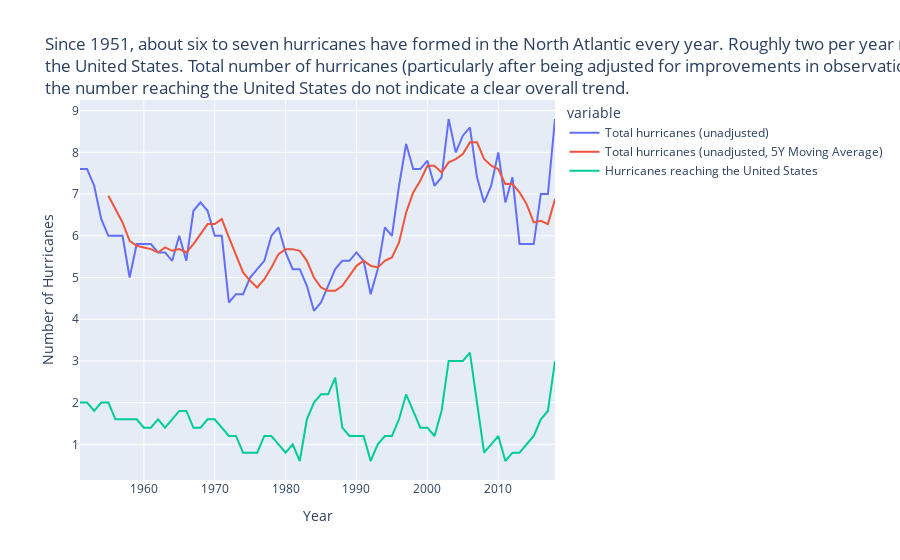

Here is the notebook cell this chart was saved with:
### Markdown cell above
## Tropical Cyclone Activity

This indicator examines the frequency of hurricanes and other tropical storms in the Atlantic Ocean, Caribbean, and Gulf of Mexico.

### Code cell
px.line(merged_df, x='Year', y=['Total hurricanes (unadjusted)', 'Total hurricanes (unadjusted, 5Y Moving Average)', 'Hurricanes reaching the United States'], 
        labels={'Year':'Year', 'value':'Number of Hurricanes'}, 
        title='''
Since 1951, about six to seven hurricanes have formed in the North Atlantic every year. Roughly two per year make landfall in 
<br>the United States. Total number of hurricanes (particularly after being adjusted for improvements in observation methods) and
<br>the number reaching the United States do not indicate a clear overall trend.
        ''')

### Figure 1 — Plotly figure (JSON) as saved in the notebook; plotly's stock layout.template omitted (floating-point values rounded to 4 significant figures)
{"data": [{"hovertemplate": "variable=Total hurricanes (unadjusted)<br>Year=%{x}<br>Number of Hurricanes=%{y}<extra></extra>", "legendgroup": "Total hurricanes (unadjusted)", "line": {"color": "#636efa", "dash": "solid"}, "marker": {"symbol": "circle"}, "mode": "lines", "name": "Total hurricanes (unadjusted)", "orientation": "v", "showlegend": true, "type": "scatter", "x": [1951, 1952, 1953, 1954, 1955, 1956, 1957, 1958, 1959, 1960, 1961, 1962, 1963, 1964, 1965, 1966, 1967, 1968, 1969, 1970, 1971, 1972, 1973, 1974, 1975, 1976, 1977, 1978, 1979, 1980, 1981, 1982, 1983, 1984, 1985, 1986, 1987, 1988, 1989, 1990, 1991, 1992, 1993, 1994, 1995, 1996, 1997, 1998, 1999, 2000, 2001, 2002, 2003, 2004, 2005, 2006, 2007, 2008, 2009, 2010, 2011, 2012, 2013, 2014, 2015, 2016, 2017, 2018], "xaxis": "x", "y": [7.6, 7.6, 7.2, 6.4, 6, 6, 6, 5, 5.8, 5.8, 5.8, 5.6, 5.6, 5.4, 6, 5.4, 6.6, 6.8, 6.6, 6, 6, 4.4, 4.6, 4.6, 5, 5.2, 5.4, 6, 6.2, 5.6, 5.2, 5.2, 4.8, 4.2, 4.4, 4.8, 5.2, 5.4, 5.4, 5.6, 5.4, 4.6, 5.2, 6.2, 6, 7.2, 8.2, 7.6, 7.6, 7.8, 7.2, 7.4, 8.8, 8, 8.4, 8.6, 7.4, 6.8, 7.2, 8, 6.8, 7.4, 5.8, 5.8, 5.8, 7, 7, 8.8], "yaxis": "y"}, {"hovertemplate": "variable=Total hurricanes (unadjusted, 5Y Moving Average)<br>Year=%{x}<br>Number of Hurricanes=%{y}<extra></extra>", "legendgroup": "Total hurricanes (unadjusted, 5Y Moving Average)", "line": {"color": "#EF553B", "dash": "solid"}, "marker": {"symbol": "circle"}, "mode": "lines", "name": "Total hurricanes (unadjusted, 5Y Moving Average)", "orientation": "v", "showlegend": true, "type": "scatter", "x": [1951, 1952, 1953, 1954, 1955, 1956, 1957, 1958, 1959, 1960, 1961, 1962, 1963, 1964, 1965, 1966, 1967, 1968, 1969, 1970, 1971, 1972, 1973, 1974, 1975, 1976, 1977, 1978, 1979, 1980, 1981, 1982, 1983, 1984, 1985, 1986, 1987, 1988, 1989, 1990, 1991, 1992, 1993, 1994, 1995, 1996, 1997, 1998, 1999, 2000, 2001, 2002, 2003, 2004, 2005, 2006, 2007, 2008, 2009, 2010, 2011, 2012, 2013, 2014, 2015, 2016, 2017, 2018], "xaxis": "x", "y": [null, null, null, null, 6.96, 6.64, 6.32, 5.88, 5.76, 5.72, 5.68, 5.6, 5.72, 5.64, 5.68, 5.6, 5.8, 6.04, 6.28, 6.28, 6.4, 5.96, 5.52, 5.12, 4.92, 4.76, 4.96, 5.24, 5.56, 5.68, 5.68, 5.64, 5.4, 5, 4.76, 4.68, 4.68, 4.8, 5.04, 5.28, 5.4, 5.28, 5.24, 5.4, 5.48, 5.84, 6.56, 7.04, 7.32, 7.68, 7.68, 7.52, 7.76, 7.84, 7.96, 8.24, 8.24, 7.84, 7.68, 7.6, 7.24, 7.24, 7.04, 6.76, 6.32, 6.36, 6.28, 6.88], "yaxis": "y"}, {"hovertemplate": "variable=Hurricanes reaching the United States<br>Year=%{x}<br>Number of Hurricanes=%{y}<extra></extra>", "legendgroup": "Hurricanes reaching the United States", "line": {"color": "#00cc96", "dash": "solid"}, "marker": {"symbol": "circle"}, "mode": "lines", "name": "Hurricanes reaching the United States", "orientation": "v", "showlegend": true, "type": "scatter", "x": [1951, 1952, 1953, 1954, 1955, 1956, 1957, 1958, 1959, 1960, 1961, 1962, 1963, 1964, 1965, 1966, 1967, 1968, 1969, 1970, 1971, 1972, 1973, 1974, 1975, 1976, 1977, 1978, 1979, 1980, 1981, 1982, 1983, 1984, 1985, 1986, 1987, 1988, 1989, 1990, 1991, 1992, 1993, 1994, 1995, 1996, 1997, 1998, 1999, 2000, 2001, 2002, 2003, 2004, 2005, 2006, 2007, 2008, 2009, 2010, 2011, 2012, 2013, 2014, 2015, 2016, 2017, 2018], "xaxis": "x", "y": [2, 2, 1.8, 2, 2, 1.6, 1.6, 1.6, 1.6, 1.4, 1.4, 1.6, 1.4, 1.6, 1.8, 1.8, 1.4, 1.4, 1.6, 1.6, 1.4, 1.2, 1.2, 0.8, 0.8, 0.8, 1.2, 1.2, 1, 0.8, 1, 0.6, 1.6, 2, 2.2, 2.2, 2.6, 1.4, 1.2, 1.2, 1.2, 0.6, 1, 1.2, 1.2, 1.6, 2.2, 1.8, 1.4, 1.4, 1.2, 1.8, 3, 3, 3, 3.2, 2, 0.8, 1, 1.2, 0.6, 0.8, 0.8, 1, 1.2, 1.6, 1.8, 3], "yaxis": "y"}], "layout": {"legend": {"title": {"text": "variable"}, "tracegroupgap": 0}, "title": {"text": "\nSince 1951, about six to seven hurricanes have formed in the North Atlantic every year. Roughly two per year make landfall in \n<br>the United States. Total number of hurricanes (particularly after being adjusted for improvements in observation methods) and\n<br>the number reaching the United States do not indicate a clear overall trend.\n        "}, "xaxis": {"anchor": "y", "domain": [0, 1], "title": {"text": "Year"}}, "yaxis": {"anchor": "x", "domain": [0, 1], "title": {"text": "Number of Hurricanes"}}}}
